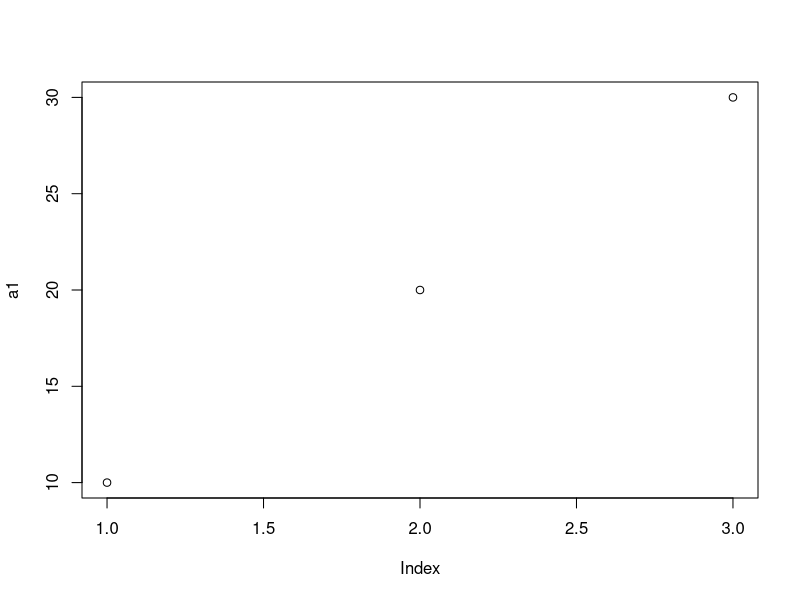

Generate this figure with R: (Note: this script raises an error after producing the figure.)
## ---- chunk 1
a= c(1,2,3,4,5)
a
a1= c(10,20,30)
a1

plot(a1)

## ---- chunk 2

a2= c(a, a1, 1000)

a2

## ---- chunk 3

b= 10:20
b

d= 5:1
d

## ---- chunk 4
e= seq(from=1, to=5)
e

## ---- chunk 5
f= seq(from=0, to=10, by=2)
f

## ---- chunk 6
f= seq(from=10, to=0, by= -2)
f

## ---- chunk 7
# One way of creating this vector is:

h= c(a,a,a)
h

## ---- chunk 8
# A better way is to use the function rep()

h= rep (x=a, times=3)
h

## ---- chunk 9
rep (x=c(a,a1), times=3)

## ---- chunk 10

k= c(rep(x=f, times=3), 10, 11)

k

## ---- chunk 11
a
h1= rep (x=a, each=3)
h1

## ---- chunk 12
a
h2= rep (x=a, each=6, times= 3)
h2

## ---- chunk 13
vectorx = scan()
vectorx

## ---- chunk 14
a
length(a)
mode (a)

## ---- chunk 15

a= c(a,"w")
a
mode (a)

## ---- chunk 16
b
b=c(b,"t")
b *2

## ---- chunk 17

vector_y= c(23, 5, 60, 4, -2, -9)

## ---- chunk 18
vector_y[1]
## ---- chunk 19

vector_y[length(vector_y)]

## ---- chunk 20
# Two possible alternatives
vector_y [c(1,2,3)]

vector_y [1:3]

## ---- chunk 21
vector_y [c(1,5)]
## ---- chunk 22

vector_y [ c(1, 3:length(vector_y)) ]   

# 3:length(vector_y... gives from position 3 and on

## ---- chunk 23
vector_y [-2]

## ---- chunk 24

vector_y [c(-2,-5)]

## ---- chunk 25

i= c(3,4)
vector_y [i]

## ---- chunk 26

vector_y
vector_y + 2

## ---- chunk 27

vector_y > 1

## ---- chunk 28

any (vector_y > 1)

## ---- chunk 29

all (vector_y > 1)

all (vector_y < 100)

## ---- chunk 30

c(1,2,3) + c(6,0,9,20,22)

# In the background, R does this: c(1,2,3,1,2) + c(6,0,9,20,22)

## ---- chunk 31
# The next two lines allow us to generate 10 random values taken from the interval from 1 to 50

set.seed (1)
sample(x=1:50, size= 10)

## ---- chunk 32

set.seed (1)
random_sample= sample(x=1:50, size= 10)
random_sample

## ---- chunk 33

mean(random_sample)

## ---- chunk 34

sd (random_sample)

## ---- chunk 35

sum(random_sample) / length(random_sample)

# Mean= Sum of all the values / number of values

## ---- chunk 36
topSD= sum( (random_sample - mean(random_sample)) ^ 2 ) 
bottomSD= length(random_sample) - 1
sqrt(topSD / bottomSD)

